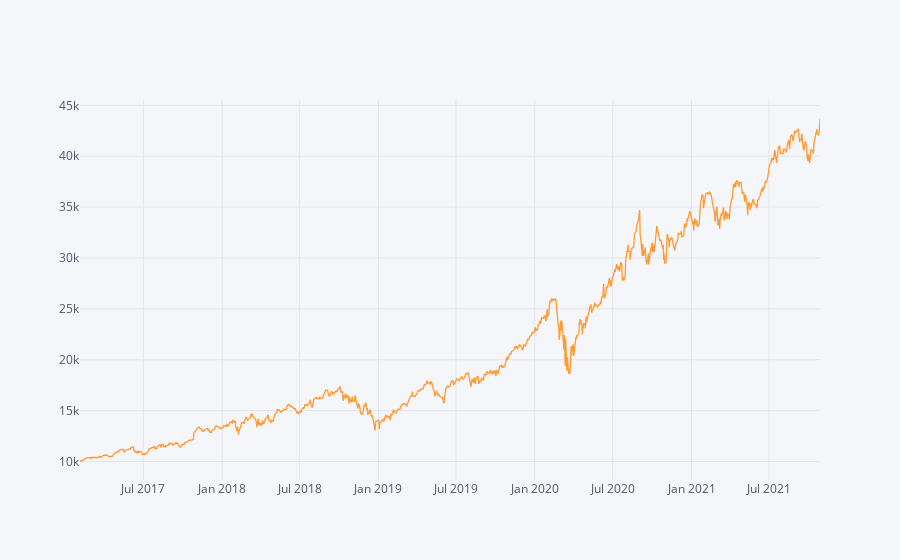

Here is the notebook cell this chart was saved with:
### Code cell
((results.Close.pct_change().dropna()+1).cumprod()*capital).iplot()
#or
axs=((results.Close.pct_change().dropna()+1).cumprod()*capital).plot()

### Figure 1 — Plotly figure (JSON) as saved in the notebook; plotly's stock layout.template omitted (floating-point values rounded to 4 significant figures; data arrays with more than 128 entries replaced by an {"elided": "..."} marker saying what was removed)
{"data": [{"line": {"color": "rgba(255, 153, 51, 1.0)", "dash": "solid", "shape": "linear", "width": 1.3}, "mode": "lines", "name": "Close", "text": "", "type": "scatter", "x": {"elided": "1193 str values"}, "y": {"elided": "1193 float values"}}], "layout": {"legend": {"bgcolor": "#F5F6F9", "font": {"color": "#4D5663"}}, "paper_bgcolor": "#F5F6F9", "plot_bgcolor": "#F5F6F9", "title": {"font": {"color": "#4D5663"}, "x": 0.5}, "xaxis": {"gridcolor": "#E1E5ED", "showgrid": true, "tickfont": {"color": "#4D5663"}, "title": {"font": {"color": "#4D5663"}, "text": ""}, "zerolinecolor": "#E1E5ED"}, "yaxis": {"gridcolor": "#E1E5ED", "showgrid": true, "tickfont": {"color": "#4D5663"}, "title": {"font": {"color": "#4D5663"}, "text": ""}, "zerolinecolor": "#E1E5ED"}}}
